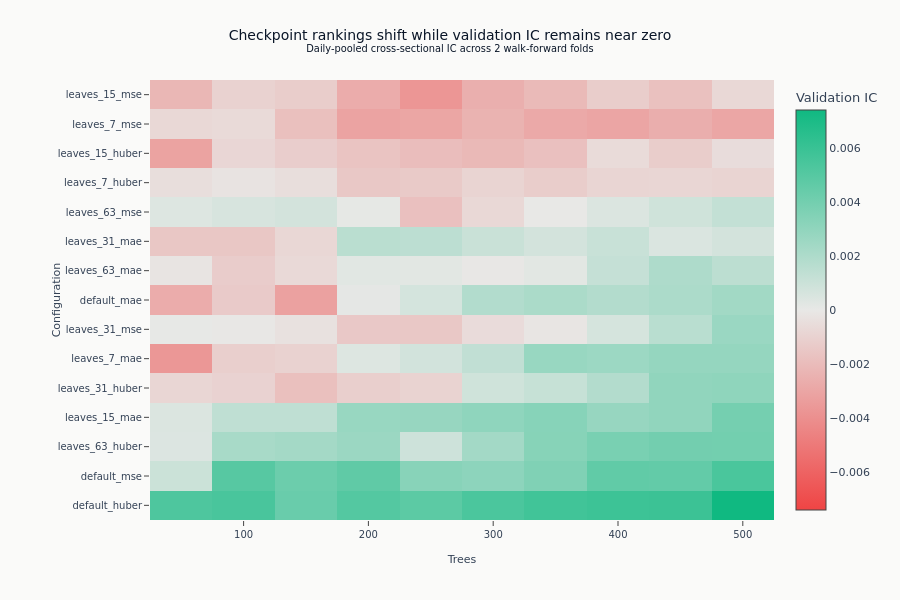

Here is the notebook cell this chart was saved with:
### Markdown cell above
## 5. Learning Curves

IC at checkpoints (every 50 iterations) shows whether validation rankings are
stable as trees accumulate. The cached training artifacts retain these curves,
so the reproduction path can inspect checkpoint selection without retraining.

### Code cell
all_curves = pl.DataFrame([c for r in results for c in r["learning_curves"]])
if all_curves.height > 0:
    checkpoints = sorted(all_curves["iteration"].unique().to_list())
    curve_values = []
    for config_name in order:
        config_curve = all_curves.filter(pl.col("config") == config_name)
        by_iteration = dict(zip(config_curve["iteration"], config_curve["ic_mean"], strict=True))
        curve_values.append([by_iteration.get(checkpoint, np.nan) for checkpoint in checkpoints])

    limit = float(np.nanmax(np.abs(curve_values)))
    fig3 = go.Figure(
        go.Heatmap(
            z=curve_values,
            x=checkpoints,
            y=order,
            zmin=-limit,
            zmax=limit,
            zmid=0,
            colorscale=style.ml4t_diverging(),
            colorbar_title="Validation IC",
        )
    )
    fig3.update_layout(
        title_text="Checkpoint rankings shift while validation IC remains near zero"
        "<br><sup>Daily-pooled cross-sectional IC across 2 walk-forward folds</sup>",
        xaxis_title="Trees",
        yaxis_title="Configuration",
        height=600,
        margin=dict(l=150, r=80, t=80, b=80),
    )
    fig3.show()

### Figure 1 — Plotly figure (JSON) as saved in the notebook; plotly's stock layout.template omitted (floating-point values rounded to 4 significant figures; data arrays with more than 128 entries replaced by an {"elided": "..."} marker saying what was removed)
{"data": [{"colorbar": {"title": {"text": "Validation IC"}}, "colorscale": [[0.0, "#ef4444"], [0.5, "#e8e8e6"], [1.0, "#10b981"]], "type": "heatmap", "x": [50, 100, 150, 200, 250, 300, 350, 400, 450, 500], "y": ["default_huber", "default_mse", "leaves_63_huber", "leaves_15_mae", "leaves_31_huber", "leaves_7_mae", "leaves_31_mse", "default_mae", "leaves_63_mae", "leaves_31_mae", "leaves_63_mse", "leaves_7_huber", "leaves_15_huber", "leaves_7_mse", "leaves_15_mse"], "z": {"elided": "15x10 float values"}, "zmax": 0.007394, "zmid": 0, "zmin": -0.007394}], "layout": {"height": 600, "margin": {"b": 80, "l": 150, "r": 80, "t": 80}, "title": {"text": "Checkpoint rankings shift while validation IC remains near zero<br><sup>Daily-pooled cross-sectional IC across 2 walk-forward folds</sup>"}, "xaxis": {"title": {"text": "Trees"}}, "yaxis": {"title": {"text": "Configuration"}}}}
